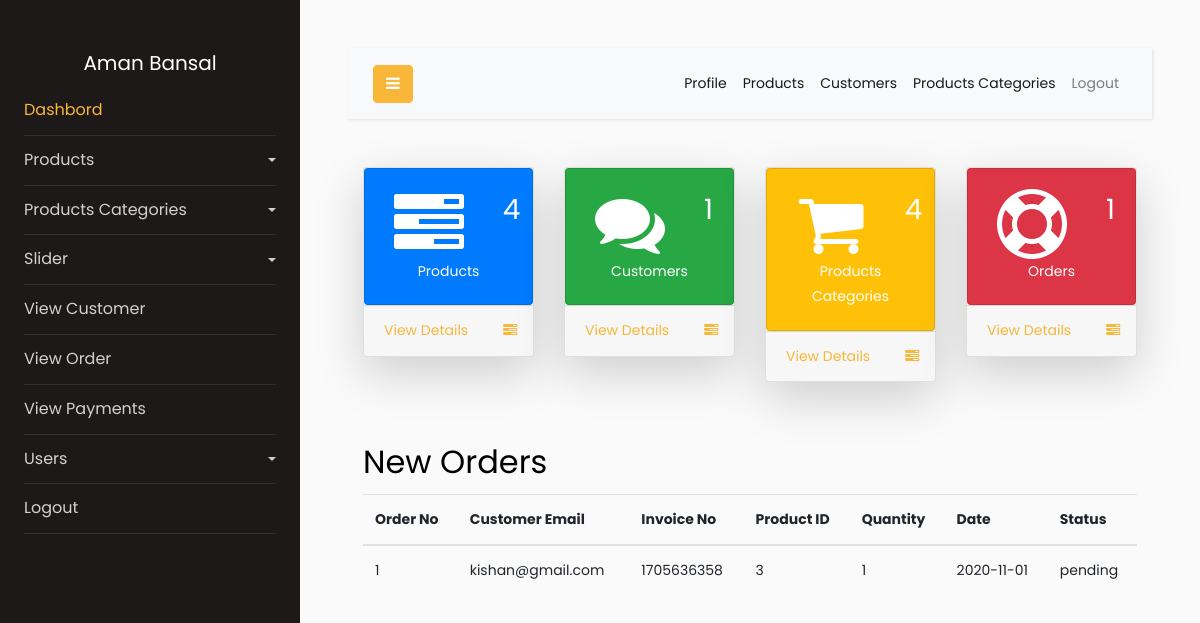
The app's page /vegefoods/admin/index.php?dashbord (signed in) with its own data.
### tables this page shows
CREATE TABLE `customer_order` (
  `order_id` int(11) NOT NULL,
  `customer_id` int(11) NOT NULL,
  `product_id` int(11) NOT NULL,
  `due_amount` int(11) NOT NULL,
  `invoice_no` int(11) NOT NULL,
  `qty` int(11) NOT NULL,
  `order_date` date NOT NULL,
  `order_status` varchar(20) NOT NULL
);

CREATE TABLE `customers` (
  `customer_id` int(11) NOT NULL,
  `customer_name` varchar(20) NOT NULL,
  `customer_email` varchar(20) NOT NULL,
  `customer_pass` varchar(20) NOT NULL,
  `customer_country` varchar(20) NOT NULL,
  `customer_city` varchar(20) NOT NULL,
  `customer_contact` bigint(20) NOT NULL,
  `customer_address` text NOT NULL,
  `customer_img` blob NOT NULL
);

### vegefoods/admin/dashbord.php (the view, shortened to what this page needs)
     <div class="row mt-5">
       <div class="col-lg-3 col-sm-6">
         <div class="card shadow-lg mb-2 ">
           <div class="card-body text-center card bg-primary text-white">
             <div class="row">
               <div class="col-sm-9">
                  <i class="fa fa-tasks fa-5x"></i>
               </div>
               <div class="col-sm-3">
               <div class="h3 text-white"> <?php echo $count_pro ?> </div>
               </div>
             </div>
             <div class="text">Products</div>
           </div>
           <a href="index.php?view_products">
           <div class="card-footer">
             <div class="row">
               <div class="col-sm-9">
                 View Details
               </div>
               <div class="col-sm-3">
                 <i class="fa fa-tasks"></i>
               </div>
             </div>
           </div>
           </a>
         </div>
       </div>
       <div class="col-lg-3 col-sm-6">
         <div class="card shadow-lg mb-2">
           <div class="card-body text-center card bg-success text-white">
             <div class="row">
               <div class="col-sm-9">
                  <i class="fa fa-comments fa-5x"></i>
               </div>
               <div class="col-sm-3">
               <div class="h3 text-white"><?php echo $count_cust ?></div>
               </div>
             </div>
             <div class="text">Customers</div>
           </div>
           <a href="index.php?view_customer">
           <div class="card-footer">
             <div class="row">
               <div class="col-sm-9">
                 View Details
               </div>
               <div class="col-sm-3">
                 <i class="fa fa-tasks"></i>
               </div>
             </div>
           </div>
           </a>
         </div>
       </div>
       <div class="col-lg-3 col-sm-6">
         <div class="card shadow-lg mb-2">
           <div class="card-body text-center card bg-warning text-white">
             <div class="row">
               <div class="col-sm-9">
                  <i class="fa fa-shopping-cart fa-5x"></i>
               </div>
               <div class="col-sm-3">
               <div class="h3 text-white"><?php echo $count_p_cat ?></div>
               </div>
             </div>
             <div class="text">Products Categories</div>
           </div>
           <a href="index.php?view_product_cat">
           <div class="card-footer">
             <div class="row">
               <div class="col-sm-9">
                 View Details
               </div>
               <div class="col-sm-3">
                 <i class="fa fa-tasks"></i>
               </div>
             </div>
           </div>
           </a>
         </div>
       </div>
       <div class="col-lg-3 col-sm-6">
         <div class="card shadow-lg mb-2">
           <div class="card-body text-center card bg-danger text-white">
             <div class="row">
               <div class="col-sm-9">
                  <i class="fa fa-support fa-5x"></i>
               </div>
               <div class="col-sm-3">
               <div class="h3 text-white"><?php echo $count_order ?></div>
               </div>
             </div>
             <div class="text">Orders</div>
           </div>
           <a href="index.php?view_order">
           <div class="card-footer">
             <div class="row">
               <div class="col-sm-9">
                 View Details
               </div>
               <div class="col-sm-3">
                 <i class="fa fa-tasks"></i>
               </div>
             </div>
           </div>
           </a>
         </div>
       </div>
     </div>
 <div class="row mt-5">
   <div class="col-lg-12">
   <h2>New Orders</h2>
   <table class="table table-hover">
   <thead>
     <tr>
       <th>Order No</th>
       <th>Customer Email</th>
       <th>Invoice No</th>
       <th>Product ID</th>
       <th>Quantity</th>
       <th>Date</th>
       <th>Status</th>
     </tr>
   </thead>
   <tbody>
   <?php
     $i=0;
     $get_order="select * from customer_order order by 1 DESC LIMIT 0,5";
     $run_order=mysqli_query($conn,$get_order);
     while($row_order=mysqli_fetch_array($run_order)){
         $customer_id=$row_order['customer_id'];
         $product_id=$row_order['product_id'];
         $invoice_no=$row_order['invoice_no'];
         $qty=$row_order['qty'];
         $date=$row_order['order_date'];
         $status=$row_order['order_status'];
         $i++;
   ?>
     <tr>
       <td><?php echo $i ?></td>
       <td>
         <?php
           $get_cust="select * from customers where customer_id ='$customer_id'";
           $run_cust=mysqli_query($conn,$get_cust);
           $row_cust=mysqli_fetch_array($run_cust);
           $customer_email=$row_cust['customer_email'];
           echo $customer_email;
         ?>
       </td>
       <td><?php echo $invoice_no ?></td>
       <td><?php echo $product_id ?></td>
       <td><?php echo $qty ?></td>
       <td><?php echo $date ?></td>
       <td><?php echo $status ?></td>
     </tr>
     <?php } ?>
   </tbody>
 </table>
   </div>
</div>

### vegefoods/admin/includes/header_slider.php (shortened to what this page needs)
<div class="wrapper d-flex align-items-stretch">
			<nav id="sidebar">
				<div class="p-4 pt-5">
          <center>
          <h5 class="text-white"><?php echo $admin_name ?></h5>
          </center>
	        <ul class="list-unstyled components mb-5">
	          <li class="active">
            	<a href="index.php?dashbord">Dashbord</a>
				</li>
				<li>
	            <a href="#ProductsSubmenu" data-toggle="collapse" aria-expanded="false" class="dropdown-toggle">Products</a>
	          </li>
				<li>
	            <a href="#ProductcateSubmenu" data-toggle="collapse" aria-expanded="false" class="dropdown-toggle">Products Categories</a>
	          </li>
            <li>
	            <a href="#SliderSubmenu" data-toggle="collapse" aria-expanded="false" class="dropdown-toggle">Slider</a>
	          </li>
            <li>
	              <a href="index.php?view_customer">View Customer</a>
	          </li>
            <li>
	              <a href="index.php?view_order">View Order</a>
	          </li>
            <li>
	              <a href="index.php?view_payments">View Payments</a>
	          </li>
            <li>
	            <a href="#userSubmenu" data-toggle="collapse" aria-expanded="false" class="dropdown-toggle">Users</a>
	          </li>
            <li>
	              <a href="../logout.php">Logout</a>
	          </li>
	        </ul>
	      </div>
    	</nav>
		<div id="content" class="p-4 p-md-5">
<nav class="navbar navbar-expand-lg navbar-light bg-light">
          <div class="container-fluid">
            <button type="button" id="sidebarCollapse" class="btn btn-primary">
              <i class="fa fa-bars"></i>
            </button>
            <div class="collapse navbar-collapse" id="navbarSupportedContent">
              <ul class="nav navbar-nav ml-auto">
                <li class="nav-item active">
                    <a class="nav-link" href="index.php?user_profile=<?php echo $admin_id ?>">Profile</a>
                </li>
                <li class="nav-item active">
                    <a class="nav-link" href="index.php?view_products">Products</a>
                </li>
                <li class="nav-item active">
                    <a class="nav-link" href="index.php?view_customers">Customers</a>
                </li>
                <li class="nav-item active">
                    <a class="nav-link" href="index.php?pro_cat">Products Categories</a>
                </li>
                <li class="nav-item">
                    <a class="nav-link" href="logout.php">Logout</a>
                </li>
              </ul>
            </div>
          </div>
        </nav>

### records on screen
customer_order: customer.customer_email "kishan@gmail.com", invoice_no "1705636358", product "3", qty "1", order_date "2020-11-01", order_status "pending"

### other values on screen
$admin_name "Aman Bansal"
$count_pro "4"
$count_cust "1"
$count_p_cat "4"
$count_order "1"
